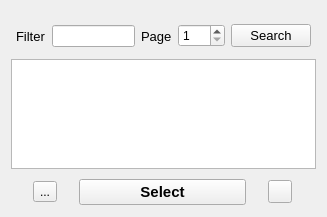
<?xml version="1.0" encoding="UTF-8"?>
<ui version="4.0">
 <class>select</class>
 <widget class="QFrame" name="select">
  <property name="geometry">
   <rect>
    <x>0</x>
    <y>0</y>
    <width>327</width>
    <height>217</height>
   </rect>
  </property>
  <property name="sizePolicy">
   <sizepolicy hsizetype="MinimumExpanding" vsizetype="MinimumExpanding">
    <horstretch>0</horstretch>
    <verstretch>0</verstretch>
   </sizepolicy>
  </property>
  <property name="windowTitle">
   <string>Frame</string>
  </property>
  <widget class="QWidget" name="verticalLayoutWidget">
   <property name="geometry">
    <rect>
     <x>8</x>
     <y>14</y>
     <width>311</width>
     <height>201</height>
    </rect>
   </property>
   <layout class="QVBoxLayout" name="verticalLayout">
    <property name="sizeConstraint">
     <enum>QLayout::SetMinimumSize</enum>
    </property>
    <property name="leftMargin">
     <number>3</number>
    </property>
    <property name="topMargin">
     <number>1</number>
    </property>
    <property name="rightMargin">
     <number>3</number>
    </property>
    <property name="bottomMargin">
     <number>3</number>
    </property>
    <item>
     <widget class="QFrame" name="horizontalFrame">
      <property name="maximumSize">
       <size>
        <width>16777215</width>
        <height>30</height>
       </size>
      </property>
      <layout class="QHBoxLayout" name="horizontalLayout_2">
       <property name="sizeConstraint">
        <enum>QLayout::SetNoConstraint</enum>
       </property>
       <property name="leftMargin">
        <number>5</number>
       </property>
       <property name="topMargin">
        <number>4</number>
       </property>
       <property name="rightMargin">
        <number>5</number>
       </property>
       <property name="bottomMargin">
        <number>0</number>
       </property>
       <item>
        <widget class="QLabel" name="label">
         <property name="font">
          <font>
           <pointsize>10</pointsize>
          </font>
         </property>
         <property name="text">
          <string>Filter</string>
         </property>
        </widget>
       </item>
       <item>
        <widget class="QLineEdit" name="filter_text"/>
       </item>
       <item>
        <widget class="QLabel" name="label_2">
         <property name="font">
          <font>
           <pointsize>10</pointsize>
          </font>
         </property>
         <property name="text">
          <string>Page</string>
         </property>
        </widget>
       </item>
       <item>
        <widget class="QSpinBox" name="page">
         <property name="minimum">
          <number>1</number>
         </property>
         <property name="maximum">
          <number>500</number>
         </property>
        </widget>
       </item>
       <item>
        <widget class="QPushButton" name="search_cta">
         <property name="font">
          <font>
           <pointsize>10</pointsize>
          </font>
         </property>
         <property name="text">
          <string>Search</string>
         </property>
        </widget>
       </item>
      </layout>
     </widget>
    </item>
    <item>
     <widget class="QListWidget" name="list">
      <property name="maximumSize">
       <size>
        <width>16777215</width>
        <height>110</height>
       </size>
      </property>
      <property name="font">
       <font>
        <pointsize>9</pointsize>
        <italic>true</italic>
       </font>
      </property>
     </widget>
    </item>
    <item>
     <layout class="QHBoxLayout" name="horizontalLayout">
      <property name="spacing">
       <number>0</number>
      </property>
      <property name="sizeConstraint">
       <enum>QLayout::SetDefaultConstraint</enum>
      </property>
      <item>
       <widget class="QToolButton" name="info_selected">
        <property name="cursor">
         <cursorShape>WhatsThisCursor</cursorShape>
        </property>
        <property name="toolTip">
         <string>Info on selected entity</string>
        </property>
        <property name="toolTipDuration">
         <number>0</number>
        </property>
        <property name="statusTip">
         <string/>
        </property>
        <property name="whatsThis">
         <string>Opens a dialog showing detailed information on selected entity</string>
        </property>
        <property name="text">
         <string>...</string>
        </property>
        <property name="icon">
         <iconset theme="info">
          <normaloff>.</normaloff>.</iconset>
        </property>
       </widget>
      </item>
      <item>
       <widget class="QPushButton" name="command_select">
        <property name="maximumSize">
         <size>
          <width>167</width>
          <height>16777215</height>
         </size>
        </property>
        <property name="font">
         <font>
          <pointsize>11</pointsize>
          <weight>75</weight>
          <bold>true</bold>
         </font>
        </property>
        <property name="text">
         <string>Select</string>
        </property>
       </widget>
      </item>
      <item>
       <widget class="QToolButton" name="link_selected">
        <property name="cursor">
         <cursorShape>PointingHandCursor</cursorShape>
        </property>
        <property name="toolTip">
         <string>Open the platform</string>
        </property>
        <property name="toolTipDuration">
         <number>1</number>
        </property>
        <property name="statusTip">
         <string>Picterra platform</string>
        </property>
        <property name="whatsThis">
         <string>Opens the web browser at the Picterra platform</string>
        </property>
        <property name="text">
         <string/>
        </property>
       </widget>
      </item>
     </layout>
    </item>
   </layout>
  </widget>
 </widget>
 <resources/>
 <connections/>
</ui>
